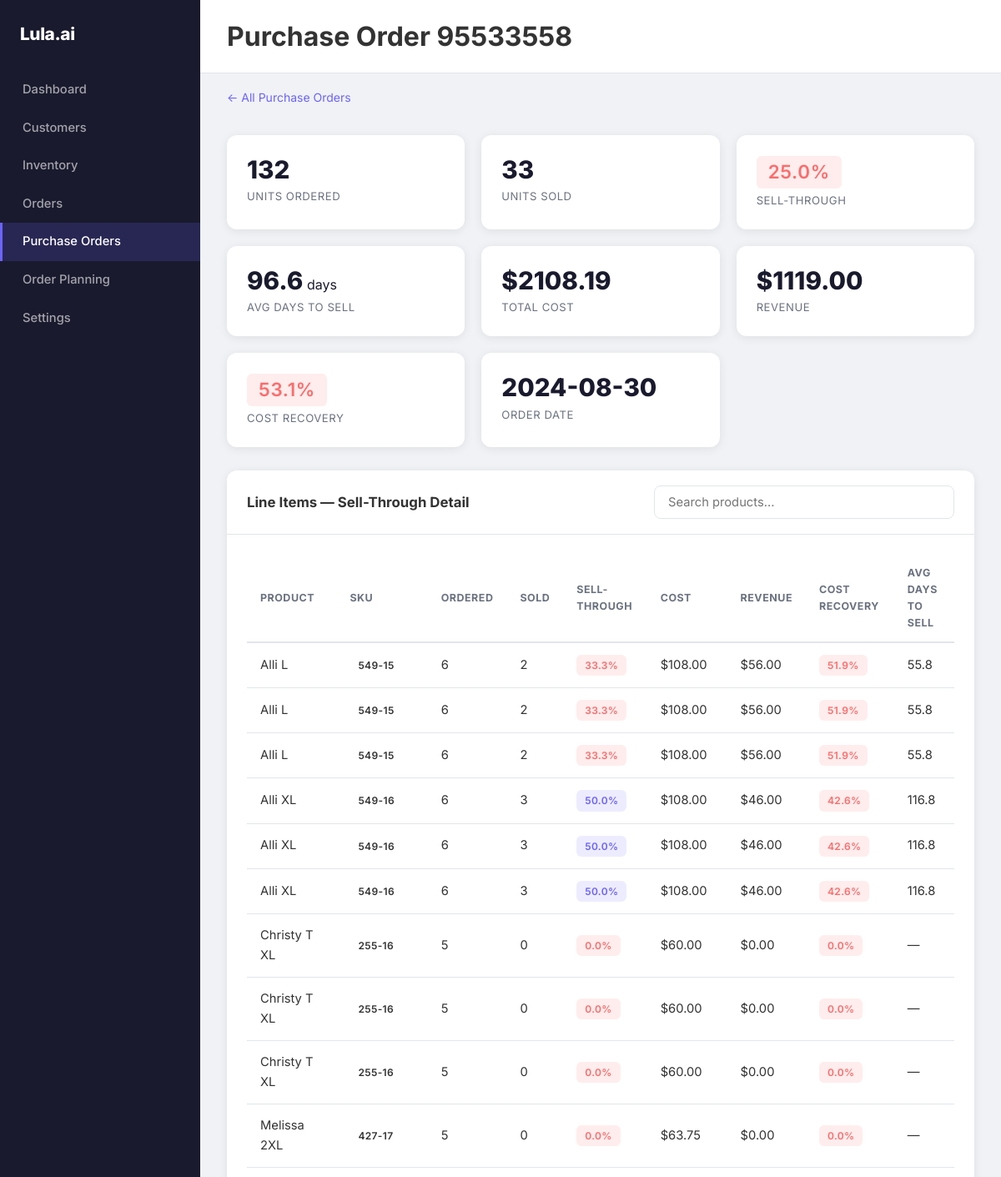
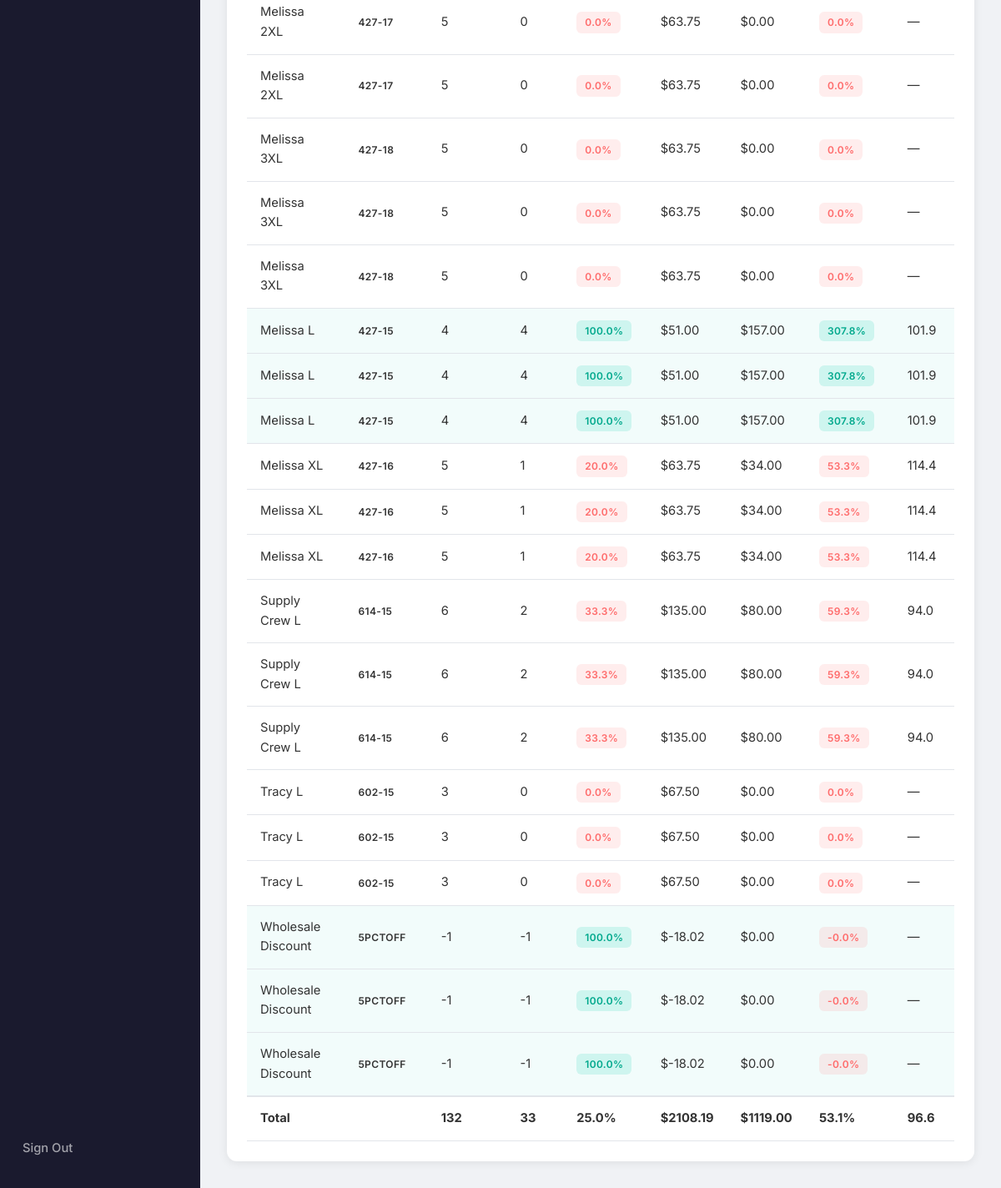
/purchase-orders/95533558, run on the app's committed database (2 pictures, top to bottom).
### tables this page shows
CREATE TABLE PurchaseOrders (
    OrderID TEXT PRIMARY KEY,
    OrderNumber TEXT UNIQUE NOT NULL,
    OrderEmail TEXT NOT NULL,
    OrderDate DATETIME NOT NULL,
    Subtotal REAL NOT NULL,
    Shipping REAL NOT NULL,
    Taxes REAL NOT NULL,
    Total REAL NOT NULL,
    Pieces REAL NOT NULL
);

CREATE TABLE Products (
    ProductID TEXT PRIMARY KEY NOT NULL,
    ProductSKU TEXT UNIQUE NOT NULL,
    ProductName TEXT NOT NULL,
    ProductSize TEXT NOT NULL,
    ProductStyle TEXT NOT NULL,
    UnitPrice REAL NOT NULL,
    InvProductName TEXT NOT NULL,
    ProductCategory TEXT NULL
, SizeNormalized TEXT, SizingFamily TEXT, ProductFamily TEXT);

### app/routes.py (the view)
@app.route("/purchase-orders/<order_number>")
def purchase_order_detail(order_number):
    conn = get_conn()
    po = conn.execute(
        "SELECT * FROM PurchaseOrders WHERE OrderNumber = ?", (order_number,)
    ).fetchone()
    if not po:
        conn.close()
        return "Purchase order not found", 404
    po = dict(po)
    items = [dict(r) for r in conn.execute(
        "WITH " + _MATCHED_SALES_CTE +
        "SELECT "
        "  poi.ProductSKU, poi.ProductName AS POProductName, "
        "  poi.Quantity AS UnitsOrdered, poi.CostPerUnit, poi.TotalCost, "
        "  p.InvProductName, p.UnitPrice AS RetailPrice, "
        "  COUNT(ms.OrderItemID) AS UnitsSold, "
        "  COALESCE(SUM(ms.TotalPrice), 0) AS Revenue, "
        "  CASE WHEN COUNT(ms.OrderItemID) > 0 "
        "       THEN ROUND(AVG(JULIANDAY(ms.PaidDate) - JULIANDAY(po.OrderDate)), 1) "
        "       ELSE NULL END AS AvgDaysToSell "
        "FROM PurchaseOrderItems poi "
        "JOIN PurchaseOrders po ON poi.OrderNumber = po.OrderNumber "
        "LEFT JOIN Products p ON p.ProductSKU = poi.ProductSKU "
        "LEFT JOIN matched_sales ms ON ms.ProductSKU = poi.ProductSKU "
        "  AND ms.PaidDate >= po.OrderDate "
        "WHERE poi.OrderNumber = ? "
        "GROUP BY poi.PurchaseItemID, poi.ProductSKU, poi.ProductName, "
        "         poi.Quantity, poi.CostPerUnit, poi.TotalCost, "
        "         p.InvProductName, p.UnitPrice "
        "ORDER BY poi.ProductName",
        (order_number,)
    ).fetchall()]
    conn.close()
    for item in items:
        units_ordered = item['UnitsOrdered'] or 1
        units_sold = item['UnitsSold'] or 0
        sold_capped = min(units_sold, units_ordered)
        item['UnitsSoldCapped'] = sold_capped
        item['SellThroughPct'] = round(sold_capped / units_ordered * 100, 1)
        cost = float(item['TotalCost'] or 0)
        revenue = float(item['Revenue'] or 0)
        item['TotalCost'] = cost
        item['Revenue'] = revenue
        item['CostRecoveryPct'] = round(revenue / cost * 100, 1) if cost else 0
    total_ordered = sum(i['UnitsOrdered'] or 0 for i in items)
    total_sold = sum(i['UnitsSoldCapped'] for i in items)
    total_cost = sum(i['TotalCost'] for i in items)
    total_revenue = sum(i['Revenue'] for i in items)
    sell_thru_pct = round(total_sold / total_ordered * 100, 1) if total_ordered else 0
    cost_recov_pct = round(total_revenue / total_cost * 100, 1) if total_cost else 0
    days_list = [i['AvgDaysToSell'] for i in items if i['AvgDaysToSell'] is not None]
    avg_days = round(sum(days_list) / len(days_list), 1) if days_list else None
    return render_template(
        'purchase_order_detail.html',
        po=po,
        items=items,
        total_ordered=total_ordered,
        total_sold=total_sold,
        sell_thru_pct=sell_thru_pct,
        total_cost=total_cost,
        total_revenue=total_revenue,
        cost_recov_pct=cost_recov_pct,
        avg_days=avg_days,
    )

### app/db.py (called while the page is built)
def get_conn():
    conn = sqlite3.connect(current_app.config['DB_PATH'])
    conn.row_factory = sqlite3.Row
    return conn

### app/templates/purchase_order_detail.html (shortened to what this page needs)
{% extends "base.html" %}
{% set active_page = 'purchase_orders' %}
{% block page_title %}Purchase Order {{ po.OrderNumber }}{% endblock %}
{% block content %}
<div style="padding: 16px 32px 4px;">
    <a href="/purchase-orders" style="color: var(--primary); text-decoration: none; font-size: 14px;">← All Purchase Orders</a>
</div>
<div class="stats-grid">
    <div class="stat-card">
        <div class="stat-value">{{ total_ordered }}</div>
        <div class="stat-label">Units Ordered</div>
    </div>
    <div class="stat-card">
        <div class="stat-value">{{ total_sold }}</div>
        <div class="stat-label">Units Sold</div>
    </div>
    <div class="stat-card">
        <div class="stat-value">
            <span class="badge {% if sell_thru_pct >= 75 %}badge-high{% elif sell_thru_pct >= 40 %}badge-medium{% else %}badge-low{% endif %}" style="font-size: 1.4rem; padding: 6px 14px;">
                {{ sell_thru_pct }}%
            </span>
        </div>
        <div class="stat-label">Sell-Through</div>
    </div>
    <div class="stat-card">
        <div class="stat-value">{{ avg_days if avg_days is not none else '—' }}{% if avg_days is not none %}<span style="font-size:1rem;font-weight:400;"> days</span>{% endif %}</div>
        <div class="stat-label">Avg Days to Sell</div>
    </div>
    <div class="stat-card">
        <div class="stat-value">${{ "%.2f" | format(total_cost) }}</div>
        <div class="stat-label">Total Cost</div>
    </div>
    <div class="stat-card">
        <div class="stat-value">${{ "%.2f" | format(total_revenue) }}</div>
        <div class="stat-label">Revenue</div>
    </div>
    <div class="stat-card">
        <div class="stat-value">
            <span class="badge {% if cost_recov_pct >= 100 %}badge-high{% elif cost_recov_pct >= 60 %}badge-medium{% else %}badge-low{% endif %}" style="font-size: 1.4rem; padding: 6px 14px;">
                {{ cost_recov_pct }}%
            </span>
        </div>
        <div class="stat-label">Cost Recovery</div>
    </div>
    <div class="stat-card">
        <div class="stat-value">{{ po.OrderDate[:10] if po.OrderDate else '—' }}</div>
        <div class="stat-label">Order Date</div>
    </div>
</div>
<div style="padding: 0 32px 32px;">
    <div class="card">
        <div class="card-header">
            <h3>Line Items — Sell-Through Detail</h3>
            <input type="text" class="search-box" id="itemSearch" placeholder="Search products...">
        </div>
        <div class="card-body">
            {% if items %}
            <table class="data-table" id="itemTable">
                <thead>
                    <tr>
                        <th>Product</th>
                        <th>SKU</th>
                        <th>Ordered</th>
                        <th>Sold</th>
                        <th>Sell-Through</th>
                        <th>Cost</th>
                        <th>Revenue</th>
                        <th>Cost Recovery</th>
                        <th>Avg Days to Sell</th>
                    </tr>
                </thead>
                <tbody>
                    {% for item in items %}
                    <tr {% if item.UnitsSoldCapped >= item.UnitsOrdered %}class="po-has-qty"{% endif %}>
                        <td>{{ item.InvProductName or item.POProductName }}</td>
                        <td><span class="badge">{{ item.ProductSKU }}</span></td>
                        <td>{{ item.UnitsOrdered }}</td>
                        <td>{{ item.UnitsSoldCapped }}</td>
                        <td>
                            <span class="badge {% if item.SellThroughPct >= 75 %}badge-high{% elif item.SellThroughPct >= 40 %}badge-medium{% else %}badge-low{% endif %}">
                                {{ item.SellThroughPct }}%
                            </span>
                        </td>
                        <td>${{ "%.2f" | format(item.TotalCost) }}</td>
                        <td>${{ "%.2f" | format(item.Revenue) }}</td>
                        <td>
                            <span class="badge {% if item.CostRecoveryPct >= 100 %}badge-high{% elif item.CostRecoveryPct >= 60 %}badge-medium{% else %}badge-low{% endif %}">
                                {{ item.CostRecoveryPct }}%
                            </span>
                        </td>
                        <td>{{ item.AvgDaysToSell if item.AvgDaysToSell is not none else '—' }}</td>
                    </tr>
                    {% endfor %}
                </tbody>
                <tfoot>
                    <tr style="font-weight: 700; border-top: 2px solid var(--border);">
                        <td>Total</td>
                        <td></td>
                        <td>{{ total_ordered }}</td>
                        <td>{{ total_sold }}</td>
                        <td>{{ sell_thru_pct }}%</td>
                        <td>${{ "%.2f" | format(total_cost) }}</td>
                        <td>${{ "%.2f" | format(total_revenue) }}</td>
                        <td>{{ cost_recov_pct }}%</td>
                        <td>{{ avg_days if avg_days is not none else '—' }}</td>
                    </tr>
                </tfoot>
            </table>
            {% else %}
            <div class="empty-state">
                <p>No line items found for this purchase order.</p>
            </div>
            {% endif %}
        </div>
    </div>
</div>
{% endblock %}

### app/static/style.css (style rules this page uses)
:root { --primary: #6C63FF; --primary-dark: #5a52d9; --secondary: #00C9A7; --secondary-dark: #00a88c; --accent: #FF6B6B; --dark: #1a1a2e; --card-bg: #ffffff; --page-bg: #f0f2f5; --text: #333; --text-light: #6b7280; --border: #e2e5ea; --shadow-card: 0 2px 12px rgba(0, 0, 0, 0.08); --shadow-elevated: 0 4px 24px rgba(108, 99, 255, 0.15); --radius-card: 12px; --radius-btn: 8px; --radius-badge: 6px; --transition: 0.2s ease; }
*, *::before, *::after { box-sizing: border-box; margin: 0; padding: 0; }
body { font-family: 'Inter', -apple-system, BlinkMacSystemFont, 'Segoe UI', Roboto, sans-serif; color: var(--text); background: var(--page-bg); line-height: 1.6; -webkit-font-smoothing: antialiased; }
a { color: var(--primary); text-decoration: none; transition: color var(--transition); }
.badge { display: inline-block; padding: 3px 10px; font-size: 0.75rem; font-weight: 600; border-radius: var(--radius-badge); text-transform: uppercase; letter-spacing: 0.03em; }
.badge-high { background: rgba(0, 201, 167, 0.15); color: #00a88c; }
.badge-medium { background: rgba(108, 99, 255, 0.12); color: var(--primary); }
.badge-low { background: rgba(255, 107, 107, 0.12); color: var(--accent); }
.card { background: var(--card-bg); border-radius: var(--radius-card); box-shadow: var(--shadow-card); overflow: hidden; }
.card-header { padding: 18px 24px; border-bottom: 1px solid var(--border); font-weight: 700; font-size: 1.05rem; }
.card-body { padding: 24px; }
.app-layout { display: flex; min-height: 100vh; }
.stats-grid { display: grid; grid-template-columns: repeat(auto-fit, minmax(220px, 1fr)); gap: 20px; padding: 28px 32px; }
.stat-card { background: var(--card-bg); border-radius: var(--radius-card); padding: 24px; box-shadow: var(--shadow-card); }
.stat-card .stat-value { font-size: 1.85rem; font-weight: 800; color: var(--dark); line-height: 1.2; }
.stat-card .stat-label { font-size: 0.82rem; color: var(--text-light); text-transform: uppercase; letter-spacing: 0.04em; margin-top: 4px; }
.data-table { width: 100%; border-collapse: collapse; font-size: 0.92rem; }
.data-table th { text-align: left; padding: 12px 16px; font-weight: 700; font-size: 0.78rem; text-transform: uppercase; letter-spacing: 0.04em; color: var(--text-light); border-bottom: 2px solid var(--border); background: transparent; }
.data-table td { padding: 14px 16px; border-bottom: 1px solid var(--border); vertical-align: middle; }
.search-box { padding: 10px 16px; border: 1px solid var(--border); border-radius: var(--radius-btn); font-size: 0.92rem; font-family: inherit; width: 100%; max-width: 360px; transition: border-color var(--transition); background: var(--card-bg); }
.card-header { display: flex; align-items: center; justify-content: space-between; flex-wrap: wrap; gap: 12px; }
.card-header h3 { margin: 0; font-size: 1.05rem; }
.po-has-qty { background: rgba(0, 201, 167, 0.05); }
.data-table tfoot td { padding: 14px 16px; border-top: 2px solid var(--border); }

### data on the page
PurchaseOrders: OrderNumber "95533558", OrderDate "2024-08-30"
Products: InvProductName "Alli L", ProductSKU "549-15", UnitsOrdered "6", UnitsSoldCapped "2", SellThroughPct "33.3", TotalCost "108.00", Revenue "56.00", CostRecoveryPct "51.9", AvgDaysToSell "55.8"
Products: InvProductName "Alli XL", ProductSKU "549-16", UnitsOrdered "6", UnitsSoldCapped "3", SellThroughPct "50.0", TotalCost "108.00", Revenue "46.00", CostRecoveryPct "42.6", AvgDaysToSell "116.8"
Products: InvProductName "Christy T XL", ProductSKU "255-16", UnitsOrdered "5", UnitsSoldCapped "0", SellThroughPct "0.0", TotalCost "60.00", Revenue "0.00", CostRecoveryPct "0.0", AvgDaysToSell "—"
Products: InvProductName "Melissa 2XL", ProductSKU "427-17", UnitsOrdered "5", UnitsSoldCapped "0", SellThroughPct "0.0", TotalCost "63.75", Revenue "0.00", CostRecoveryPct "0.0", AvgDaysToSell "—"
Products: InvProductName "Melissa 3XL", ProductSKU "427-18", UnitsOrdered "5", UnitsSoldCapped "0", SellThroughPct "0.0", TotalCost "63.75", Revenue "0.00", CostRecoveryPct "0.0", AvgDaysToSell "—"
Products: InvProductName "Melissa L", ProductSKU "427-15", UnitsOrdered "4", UnitsSoldCapped "4", SellThroughPct "100.0", TotalCost "51.00", Revenue "157.00", CostRecoveryPct "307.8", AvgDaysToSell "101.9"
Products: InvProductName "Melissa XL", ProductSKU "427-16", UnitsOrdered "5", UnitsSoldCapped "1", SellThroughPct "20.0", TotalCost "63.75", Revenue "34.00", CostRecoveryPct "53.3", AvgDaysToSell "114.4"
Products: InvProductName "Supply Crew L", ProductSKU "614-15", UnitsOrdered "6", UnitsSoldCapped "2", SellThroughPct "33.3", TotalCost "135.00", Revenue "80.00", CostRecoveryPct "59.3", AvgDaysToSell "94.0"
Products: InvProductName "Tracy L", ProductSKU "602-15", UnitsOrdered "3", UnitsSoldCapped "0", SellThroughPct "0.0", TotalCost "67.50", Revenue "0.00", CostRecoveryPct "0.0", AvgDaysToSell "—"
Products: InvProductName "Wholesale Discount", ProductSKU "5PCTOFF", UnitsOrdered "-1", UnitsSoldCapped "-1", SellThroughPct "100.0", TotalCost "-18.02", Revenue "0.00", CostRecoveryPct "-0.0", AvgDaysToSell "—"

### other printed values
{{ total_ordered }} "132"
{{ total_sold }} "33"
{{ sell_thru_pct }} "25.0"
{{ avg_days if avg_days is not none else '—' }} "96.6"
{{ "%.2f" | format(total_cost) }} "2108.19"
{{ "%.2f" | format(total_revenue) }} "1119.00"
{{ cost_recov_pct }} "53.1"
